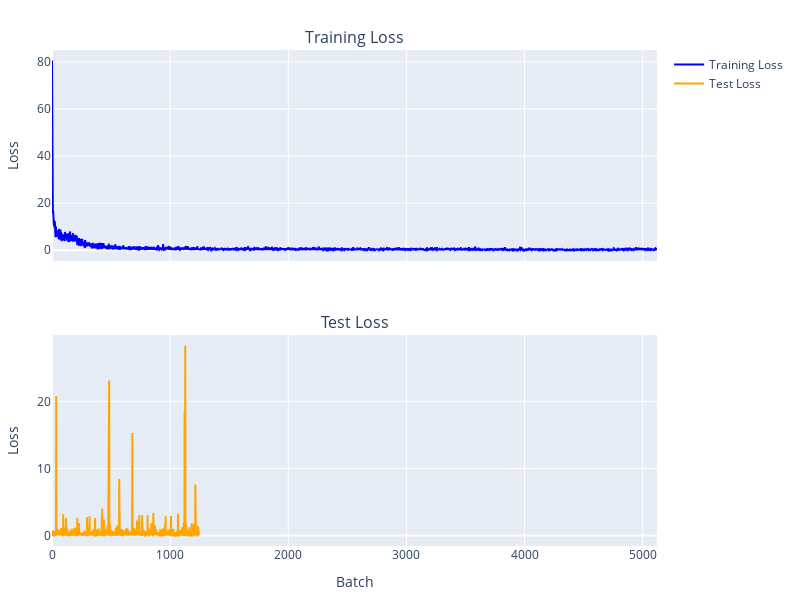

Notebook cell for this chart:
### Code cell
model = DegradationTransformer(vocab_size=vocab_size, context_window=context_window, 
                               embedding_dim=128, num_heads=8, num_blocks=4)
optim = torch.optim.Adam(model.parameters(), lr=0.002)
loss_func = torch.nn.CrossEntropyLoss()
len(train_loader), len(test_loader)
cbs = [ProgressCallback(50)]
learner = Learner(model, optim, loss_func, train_loader, test_loader, cbs, device=device)
learner.fit(2)

### Figure 1 — Plotly figure (JSON) as saved in the notebook; plotly's stock layout.template omitted (floating-point values rounded to 4 significant figures; data arrays with more than 128 entries replaced by an {"elided": "..."} marker saying what was removed)
{"data": [{"line": {"color": "blue"}, "mode": "lines", "name": "Training Loss", "type": "scatter", "x": {"elided": "5122 int values"}, "xaxis": "x", "y": {"elided": "5122 float values"}, "yaxis": "y"}, {"line": {"color": "orange"}, "mode": "lines", "name": "Test Loss", "type": "scatter", "x": {"elided": "1245 int values"}, "xaxis": "x2", "y": {"elided": "1245 float values"}, "yaxis": "y2"}], "layout": {"annotations": [{"font": {"size": 16}, "showarrow": false, "text": "Training Loss", "x": 0.5, "xanchor": "center", "xref": "paper", "y": 1, "yanchor": "bottom", "yref": "paper"}, {"font": {"size": 16}, "showarrow": false, "text": "Test Loss", "x": 0.5, "xanchor": "center", "xref": "paper", "y": 0.425, "yanchor": "bottom", "yref": "paper"}], "height": 600, "margin": {"b": 50, "l": 50, "r": 50, "t": 50}, "showlegend": true, "width": 800, "xaxis": {"anchor": "y", "domain": [0, 1], "matches": "x2", "showticklabels": false}, "xaxis2": {"anchor": "y2", "domain": [0, 1], "title": {"text": "Batch"}}, "yaxis": {"anchor": "x", "domain": [0.575, 1], "title": {"text": "Loss"}}, "yaxis2": {"anchor": "x2", "domain": [0, 0.425], "title": {"text": "Loss"}}}}
